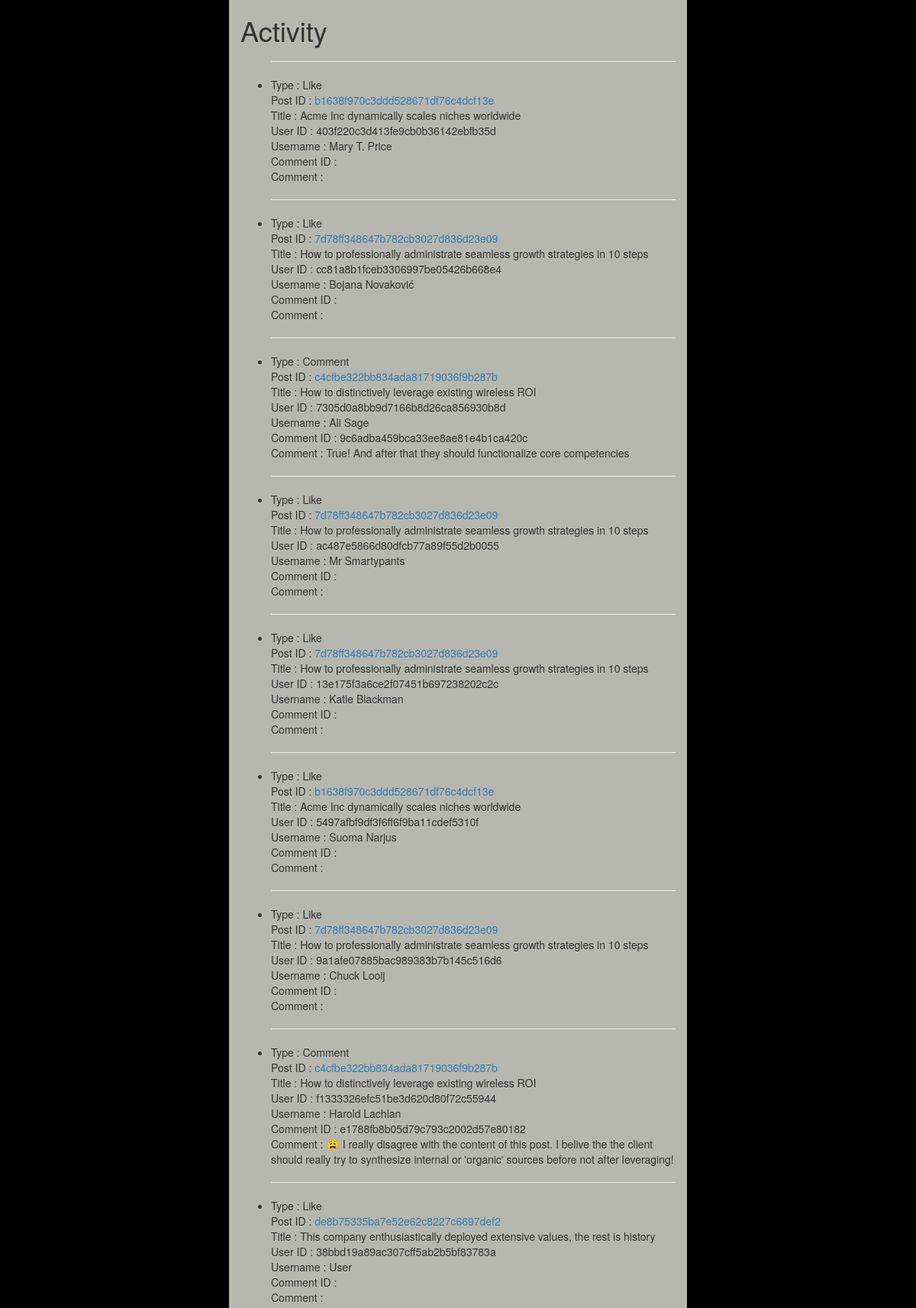
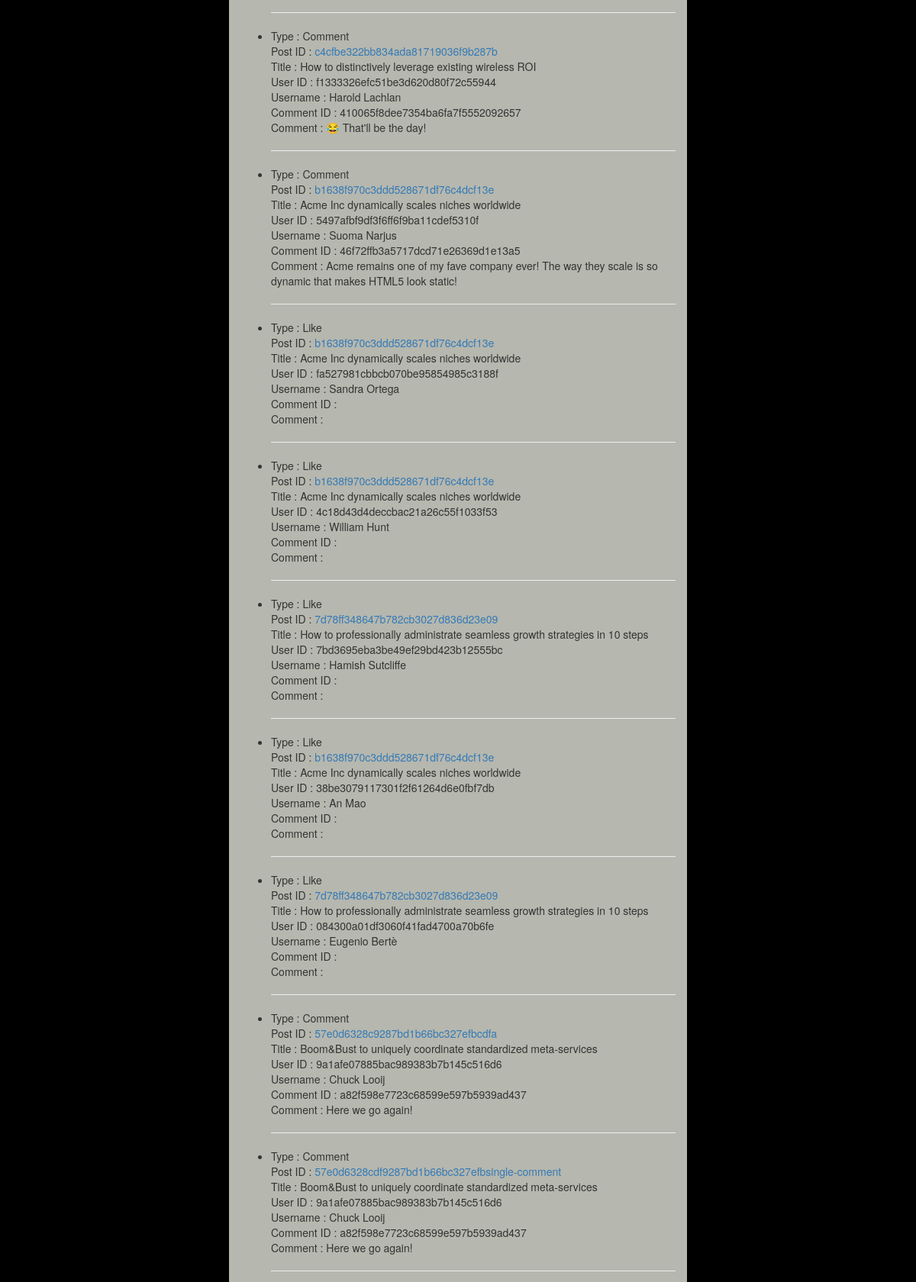
/posts/notifications/ (upper part), run on the app's committed database (2 pictures, top to bottom).
### posts/models.py (models this page shows, shortened)
class Activity(models.Model):
    activity_type = models.CharField(max_length=10)
    post_id = models.CharField(max_length=200)
    post_title = models.TextField(help_text='Contents of the post')
    user_id = models.CharField(max_length=200)
    user_name = models.CharField(max_length=100)
    comment_id = models.CharField(max_length=200, null=True, blank=True)
    comment = models.TextField(
            blank=True,
            null=True,
            help_text='Comment for this post'
            )
    def get_absolute_url(self):
        return reverse('posts:detail', kwargs={'post_id':self.post_id})

### posts/views.py (the view)
# urls.py: path('notifications/', NotificationsListView.as_view(), name='list'),
class NotificationsListView(ListView):
    model = Activity
    def get(self, request, *args, **kwargs):
        if not Activity.objects.count():
            Notifications.load_json_to_db()
        else:
            print('JSON already loaded to DB')
        return super(NotificationsListView, self).get(request, *args, **kwargs)

### posts/templates/posts/activity_list.html
{% extends 'base.html' %}
{% block content %}
<h1>Activity</h1>
<ul>
{% for activity in object_list %}
    <hr>
        <li>
            Type  : {{ activity.activity_type }}<br>
            Post ID  : <a href='{{ activity.get_absolute_url }}'>{{ activity.post_id }}</a><br>
            Title  : {{ activity.post_title }}<br>
            User ID :   {{ activity.user_id }}<br>
            Username :   {{ activity.user_name }}<br>
            Comment ID  : {{ activity.comment_id }}<br>
            Comment  : {{ activity.comment }}<br>
        </li>
{% empty %}
    <li>No activity yet.</li>
{% endfor %}
</ul>
{% endblock %}

### templates/base.html (shortened to what this page needs)
<!DOCTYPE html>
<html>
<head>
  {% include 'snippets/css.html' %}
</head>
<body style="background:black;">
<div class='container' style="width:50%;background:#b6b7ae;">
    {% block content %}
    {%  endblock content %}
</div>
</body>
</html>

### data on the page
Activity: activity_type "Like", post_id "b1638f970c3ddd528671df76c4dcf13e", post_title "Acme Inc dynamically scales niches worldwide", user_id "403f220c3d413fe9cb0b36142ebfb35d", user_name "Mary T. Price"
Activity: activity_type "Like", post_id "7d78ff348647b782cb3027d836d23e09", post_title "How to professionally administrate seamless growth strategies in 10 steps", user_id "cc81a8b1fceb3306997be05426b668e4", user_name "Bojana Novaković"
Activity: activity_type "Comment", post_id "c4cfbe322bb834ada81719036f9b287b", post_title "How to distinctively leverage existing wireless ROI", user_id "7305d0a8bb9d7166b8d26ca856930b8d", user_name "Ali Sage", comment_id "9c6adba459bca33ee8ae81e4b1ca420c", comment "True! And after that they should functionalize core competencies"
Activity: activity_type "Like", post_id "7d78ff348647b782cb3027d836d23e09", post_title "How to professionally administrate seamless growth strategies in 10 steps", user_id "ac487e5866d80dfcb77a89f55d2b0055", user_name "Mr Smartypants"
Activity: activity_type "Like", post_id "7d78ff348647b782cb3027d836d23e09", post_title "How to professionally administrate seamless growth strategies in 10 steps", user_id "13e175f3a6ce2f07451b697238202c2c", user_name "Katie Blackman"
Activity: activity_type "Like", post_id "b1638f970c3ddd528671df76c4dcf13e", post_title "Acme Inc dynamically scales niches worldwide", user_id "5497afbf9df3f6ff6f9ba11cdef5310f", user_name "Suoma Narjus"
Activity: activity_type "Like", post_id "7d78ff348647b782cb3027d836d23e09", post_title "How to professionally administrate seamless growth strategies in 10 steps", user_id "9a1afe07885bac989383b7b145c516d6", user_name "Chuck Looij"
Activity: activity_type "Comment", post_id "c4cfbe322bb834ada81719036f9b287b", post_title "How to distinctively leverage existing wireless ROI", user_id "f1333326efc51be3d620d80f72c55944", user_name "Harold Lachlan", comment_id "e1788fb8b05d79c793c2002d57e80182", comment "😩 I really disagree with the content of this post. I belive the the client should really try to synthesize internal or 'organic' sources before not after leveraging!"
Activity: activity_type "Like", post_id "de8b75335ba7e52e62c8227c6697def2", post_title "This company enthusiastically deployed extensive values, the rest is history", user_id "38bbd19a89ac307cff5ab2b5bf83783a", user_name "User"
Activity: activity_type "Comment", post_id "c4cfbe322bb834ada81719036f9b287b", post_title "How to distinctively leverage existing wireless ROI", user_id "f1333326efc51be3d620d80f72c55944", user_name "Harold Lachlan", comment_id "410065f8dee7354ba6fa7f5552092657", comment "😂 That'll be the day!"
Activity: activity_type "Comment", post_id "b1638f970c3ddd528671df76c4dcf13e", post_title "Acme Inc dynamically scales niches worldwide", user_id "5497afbf9df3f6ff6f9ba11cdef5310f", user_name "Suoma Narjus", comment_id "46f72ffb3a5717dcd71e26369d1e13a5", comment "Acme remains one of my fave company ever! The way they scale is so dynamic that makes HTML5 look static!"
Activity: activity_type "Like", post_id "b1638f970c3ddd528671df76c4dcf13e", post_title "Acme Inc dynamically scales niches worldwide", user_id "fa527981cbbcb070be95854985c3188f", user_name "Sandra Ortega"
Activity: activity_type "Like", post_id "b1638f970c3ddd528671df76c4dcf13e", post_title "Acme Inc dynamically scales niches worldwide", user_id "4c18d43d4deccbac21a26c55f1033f53", user_name "William Hunt"
Activity: activity_type "Like", post_id "7d78ff348647b782cb3027d836d23e09", post_title "How to professionally administrate seamless growth strategies in 10 steps", user_id "7bd3695eba3be49ef29bd423b12555bc", user_name "Hamish Sutcliffe"
Activity: activity_type "Like", post_id "b1638f970c3ddd528671df76c4dcf13e", post_title "Acme Inc dynamically scales niches worldwide", user_id "38be3079117301f2f61264d6e0fbf7db", user_name "An Mao"
Activity: activity_type "Like", post_id "7d78ff348647b782cb3027d836d23e09", post_title "How to professionally administrate seamless growth strategies in 10 steps", user_id "084300a01df3060f41fad4700a70b6fe", user_name "Eugenio Bertè"
Activity: activity_type "Comment", post_id "57e0d6328c9287bd1b66bc327efbcdfa", post_title "Boom&Bust to uniquely coordinate standardized meta-services", user_id "9a1afe07885bac989383b7b145c516d6", user_name "Chuck Looij", comment_id "a82f598e7723c68599e597b5939ad437", comment "Here we go again!"
Activity: activity_type "Comment", post_id "57e0d6328cdf9287bd1b66bc327efbsingle-comment", post_title "Boom&Bust to uniquely coordinate standardized meta-services", user_id "9a1afe07885bac989383b7b145c516d6", user_name "Chuck Looij", comment_id "a82f598e7723c68599e597b5939ad437", comment "Here we go again!"
